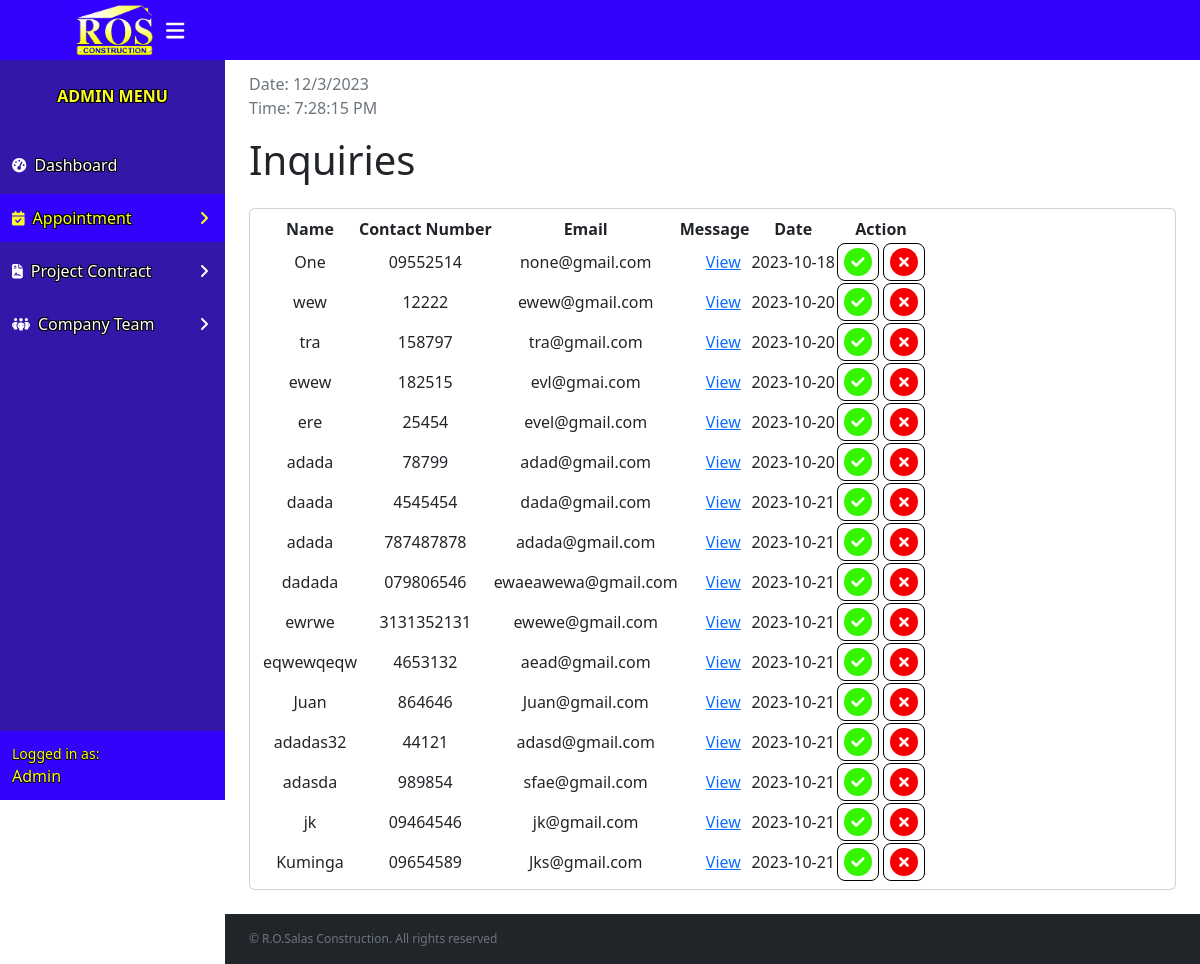
/php/inquiries.php (signed in), run on an earlier commit of the app's database.
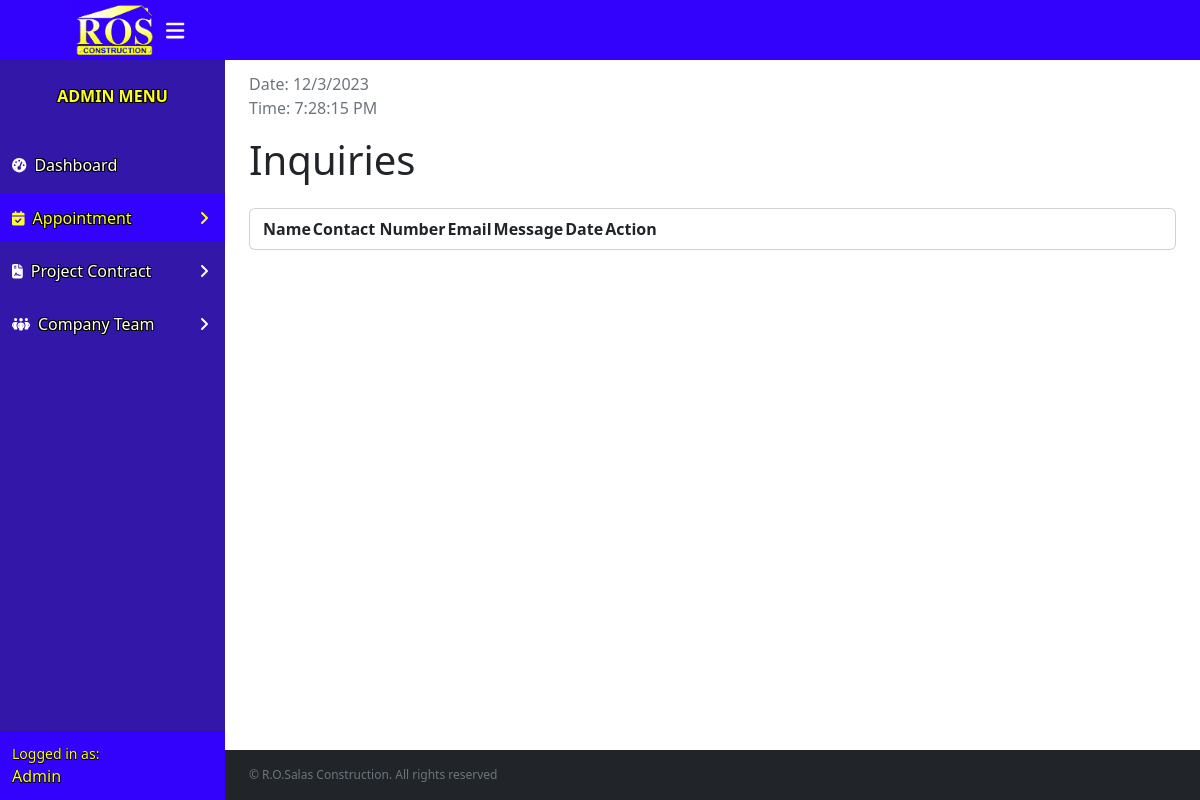
And on a later commit of the database.
### tables this page shows
CREATE TABLE `req_appoint` (
  `ID` int(11) NOT NULL,
  `Name` varchar(255) NOT NULL,
  `Email` varchar(255) NOT NULL,
  `Number` varchar(24) NOT NULL,
  `Message` varchar(255) NOT NULL,
  `req_date` date NOT NULL DEFAULT current_timestamp()
);

### php/inquiries.php (the view, shortened to what the changed rows need)
<?php
include 'login.php';
?>
<!DOCTYPE html>
<html lang="en">
<head>
    <link rel="stylesheet" href="../assets/css/bootstrap.min.css">
    <link rel="stylesheet" href="https://cdn.jsdelivr.net/npm/simple-datatables@7.3.0/dist/style.min.css">
    <link href="../assets/css/inquiries.css" rel="stylesheet">
</head>
<body class="sb-nav-fixed">
    <div id="layoutSidenav">
        <div id="layoutSidenav_content">
            <main>
                <div class="container-fluid px-4">
                    <h1 class="mt-3 mb-4">Inquiries</h1>
                    <div class="card mb-4">
                        <div class="card-body">
                            <table id="datatablesSimple">
                                <thead>
                                    <tr>
                                        <th>Name</th>
                                        <th>Contact Number</th>
                                        <th>Email</th>
                                        <th>Message</th>
                                        <th>Date</th>
                                        <th>Action</th>
                                    </tr>
                                </thead>
                                <tbody>
                                    <?php
                                    $query = "SELECT * FROM `req_appoint`";
                                    $result = mysqli_query($conn, $query);
                                    while ($row = mysqli_fetch_array($result)) {
                                    ?>
                                        <tr>
                                            <td><?php echo $row["Name"]; ?></td>
                                            <td><?php echo $row["Number"]; ?></td>
                                            <td><?php echo $row["Email"]; ?></td>
                                            <td>
                                                <a href="#" class="add-btn fs-6" data-bs-toggle="modal" data-bs-title="Client Message" data-bs-target="#view<?php echo $row['ID']; ?>">
                                                    <i class=" fa-solid fa-eye fa-xs me-1" style="color: #ffffff;"></i>View</a>
                                            </td>
                                            <td><?php echo $row["req_date"]; ?></td>
                                            <td>
                                                <button type="button" class="popover pop1" data-bs-toggle="modal" data-bs-target="#schedule<?php echo $row['ID']; ?>"><i class="fas fa-circle-check fa-2xl" style="color: #35f500;"></i></button>
                                                <button type="button" class="popover pop2" data-bs-toggle="modal" data-bs-target="#reject<?php echo $row['ID']; ?>"><i class="fas fa-circle-xmark fa-2xl" style="color: #f50000;"></i></button>
                                            </td>
                                        </tr>
                                    <?php } ?>
                                </tbody>
                            </table>
                        </div>
                    </div>
                </div>
            </main>
        </div>
    </div>
</body>
</html>

What changed in the data, as far as the page shows it:
removed req_appoint: Name "One", Number "09552514", Email "none@gmail.com", req_date "2023-10-18"
removed req_appoint: Name "wew", Number "12222", Email "ewew@gmail.com", req_date "2023-10-20"
removed req_appoint: Name "tra", Number "158797", Email "tra@gmail.com", req_date "2023-10-20"
removed req_appoint: Name "ewew", Number "182515", Email "evl@gmai.com", req_date "2023-10-20"
removed req_appoint: Name "ere", Number "25454", Email "evel@gmail.com", req_date "2023-10-20"
removed req_appoint: Name "adada", Number "78799", Email "adad@gmail.com", req_date "2023-10-20"
removed req_appoint: Name "daada", Number "4545454", Email "dada@gmail.com", req_date "2023-10-21"
removed req_appoint: Name "adada", Number "787487878", Email "adada@gmail.com", req_date "2023-10-21"
removed req_appoint: Name "dadada", Number "079806546", Email "ewaeawewa@gmail.com", req_date "2023-10-21"
removed req_appoint: Name "ewrwe", Number "3131352131", Email "ewewe@gmail.com", req_date "2023-10-21"
removed req_appoint: Name "eqwewqeqw", Number "4653132", Email "aead@gmail.com", req_date "2023-10-21"
removed req_appoint: Name "Juan", Number "864646", Email "Juan@gmail.com", req_date "2023-10-21"
removed req_appoint: Name "adadas32", Number "44121", Email "adasd@gmail.com", req_date "2023-10-21"
removed req_appoint: Name "adasda", Number "989854", Email "sfae@gmail.com", req_date "2023-10-21"
removed req_appoint: Name "jk", Number "09464546", Email "jk@gmail.com", req_date "2023-10-21"
removed req_appoint: Name "Kuminga", Number "09654589", Email "Jks@gmail.com", req_date "2023-10-21"
